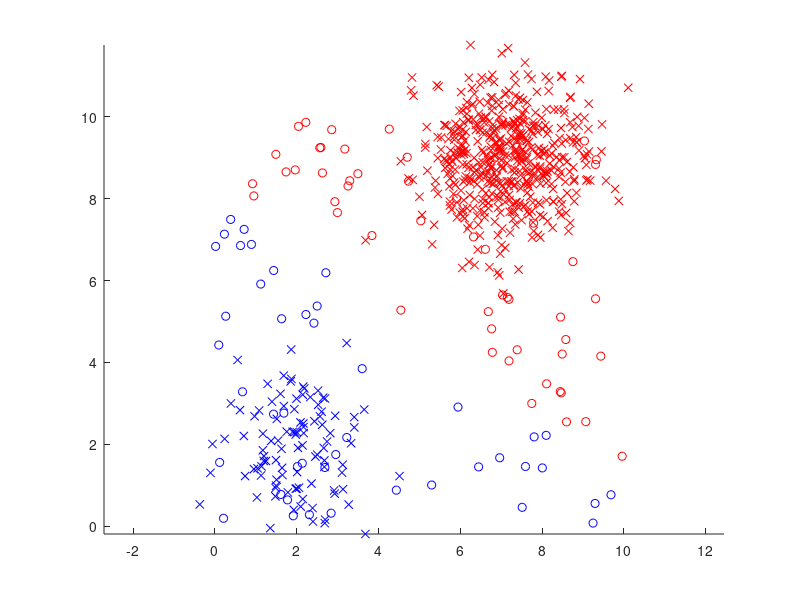

Source code (MATLAB):
close all;
clear all;

% Generate some data
n1 = 100;
n2 = 500;
x1 = randn(2,n1) + repmat([2;2],1,n1);
x2 = randn(2,n2) + repmat([7;9],1,n2); 
figure; hold on; axis equal;
plot(x1(1,:),x1(2,:),'bx');
plot(x2(1,:),x2(2,:),'rx');

% Calculate class covariances - note should be the same but won't be
% because of sampling
C1 = cov(x1');
C2 = cov(x2');

% "Gradient" (eq 12) using the covariance of the largest group
m = inv(C2)*(mean(x1,2)-mean(x2,2))

% Constant
c = -0.5*(mean(x1,2)'*inv(C2)*mean(x1,2) - mean(x2,2)'*inv(C2)*mean(x2,2))+log(n1/n2);

% Generate 100 random pts and classify them
xtest = 10*rand(2,100);
class = zeros(1,100); % all class 1 initially
for i=1:size(xtest,2)
    L = m'*xtest(:,i)+c
    if L <= 0
        class(i) = 1;
    end
end
class1pts = xtest(:,class==0);
class2pts = xtest(:,class==1);
plot(class1pts(1,:),class1pts(2,:),'bo');
plot(class2pts(1,:),class2pts(2,:),'ro');
